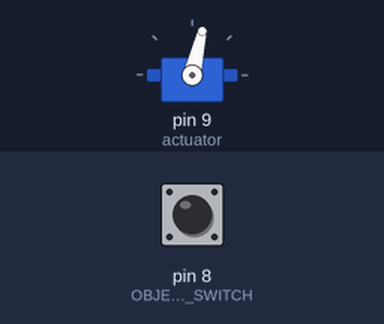
Bench run of a sketch on a simulated Arduino Uno, built with avr-gcc and run on an emulated ATmega328P. On the bench: servo. Inputs (shaded band) come from the test bench; at power-on: pin 8 (OBJECT_DETECTION_SWITCH) HIGH. What the sketch prints to the serial monitor is not drawn.

Above: at 14.2 s.
14.3 s: pin 8 (OBJECT_DETECTION_SWITCH) driven HIGH
17.3 s: pin 8 (OBJECT_DETECTION_SWITCH) pulsed LOW 2 times (0.12 s each, 0.3 s apart)
Timing chart, 0 to 20.3 s (numbered marks = the images above; inputs shaded):
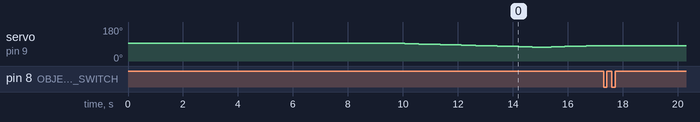

Measured:
- after the input at 17.3 s, servo on pin 9 (actuator): stays 82° (without the input it goes to 83° after 0.15 s)

The sketch:

ObjectDetection-Actuator-Test.ino
```cpp
#include <Servo.h>

Servo actuator;
int pos = 1500;

#define OBJECT_DETECTION_SWITCH 8

bool button1Pressed = false;

void setup() {
  actuator.attach(9);
  actuator.writeMicroseconds(pos);
  delay(10000);

  pinMode(OBJECT_DETECTION_SWITCH, INPUT);

  Serial.begin(9600);
  Serial.println("Program is starting");
  Serial.println("Initial pos is: ");
  Serial.println(pos);
}

void loop() {
  int pos1 = 0;
  int pos2 = 0;

  for (pos1 = pos; pos1 >= 1300; pos1 -= 1) {
    actuator.writeMicroseconds(pos1);
    delay(25);
  }

  int current_pos = pos1;
  Serial.println("Current pos is: ");
  Serial.println(pos1);

  for(pos2 = current_pos; pos2 <= 1700; pos2 +=1){
    actuator.writeMicroseconds(pos2);
    delay(25);

    if(digitalRead(OBJECT_DETECTION_SWITCH) == LOW){
      Serial.println("OBJECT_DETECTION_SWITCH is Pressed");
      break;
    }
  }

  Serial.println("Final pos is: ");
  Serial.println(pos2);

  if (actuator.attached()){
    actuator.detach();
  }
  Serial.println("Motor STOPPED");
}
```
